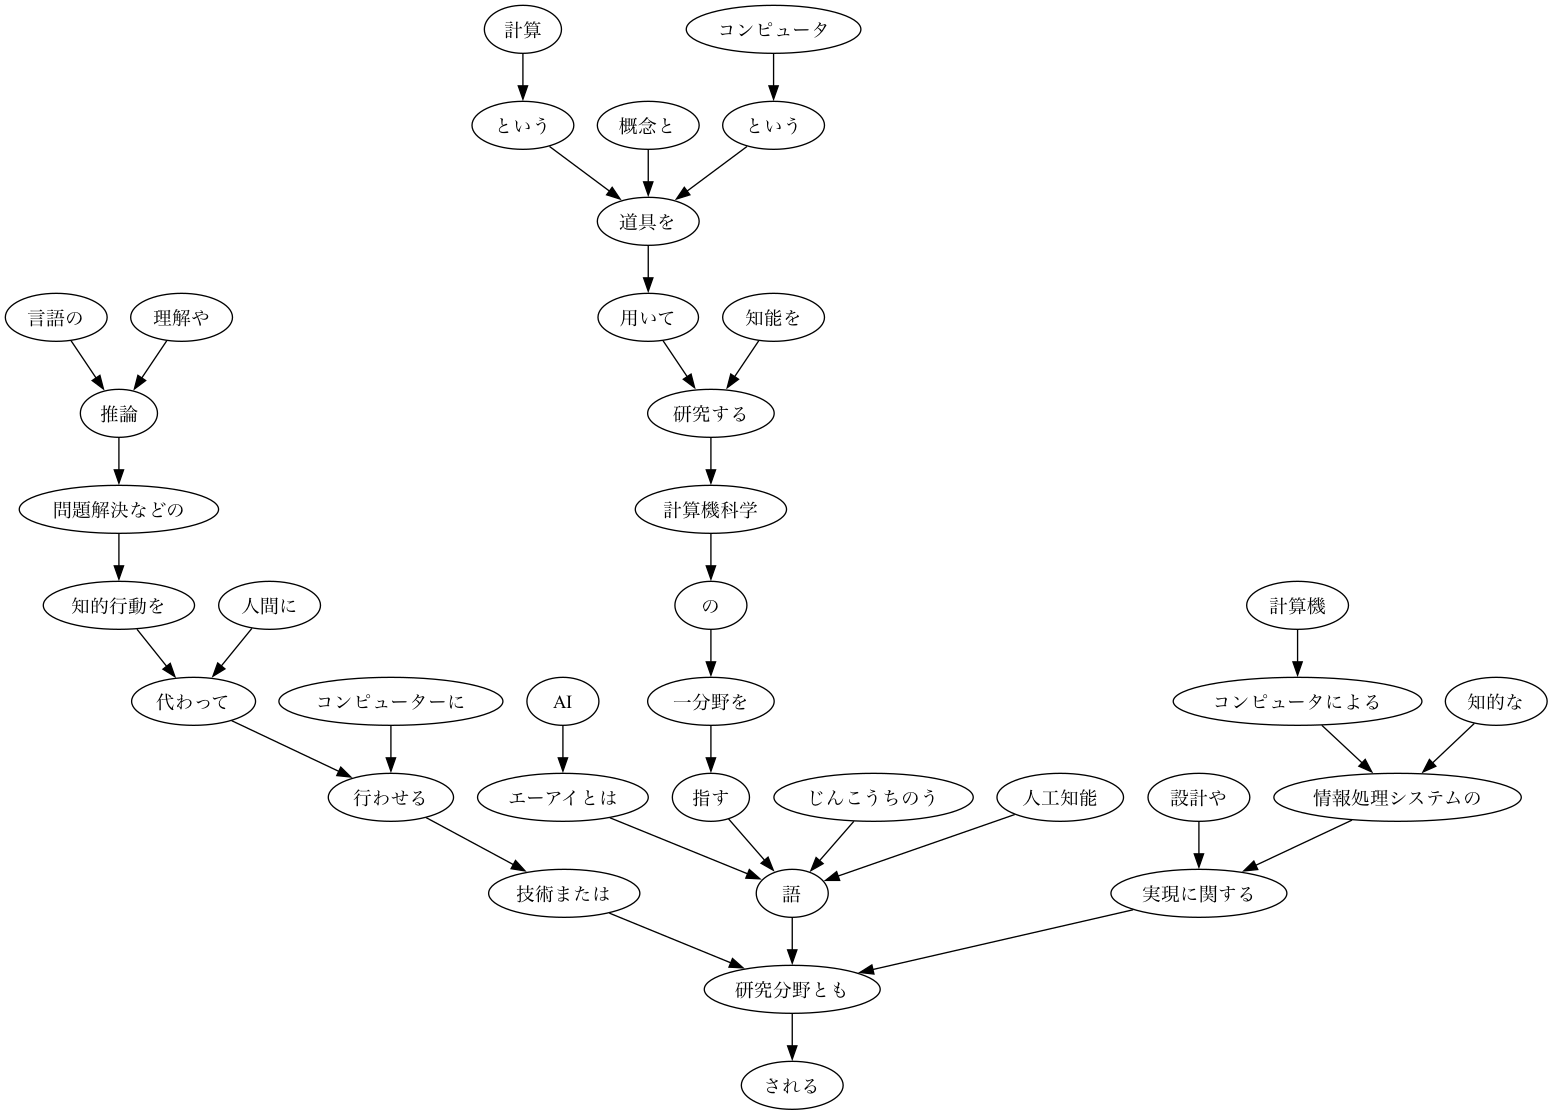

Write the Python code that produced this figure.
# task44. 係り受け木の可視化
# 与えられた文の係り受け木を有向グラフとして可視化せよ．可視化には，Graphviz等を用いるとよい．

from knock40 import load_file
from knock41 import parse_chunk
from knock42 import chunk_to_text
from graphviz import Digraph


def sentence_to_dot(sentence):
    dot = Digraph(format='png')
    
    for i, chunk in enumerate(sentence):
        chunk_text = chunk_to_text(chunk)
        dot.node(f'chunk_{i}', chunk_text)
    
    for i, chunk in enumerate(sentence):
        if chunk.dst != -1:
            dot.edge(f'chunk_{i}', f'chunk_{chunk.dst}')
    
    return dot

if __name__ == "__main__":
    with open("ai.ja.txt.parsed", "r") as f:
        text = load_file(f)
        chunked_sentences = [parse_chunk(sentence) for sentence in text]
        dot = sentence_to_dot(chunked_sentences[1])
        dot.render("knock44")
        
        # for i, sentence in enumerate(chunked_sentences):
        #     dot = sentence_to_dot(sentence)
        #     dot.render(f'sentence_{i}')
